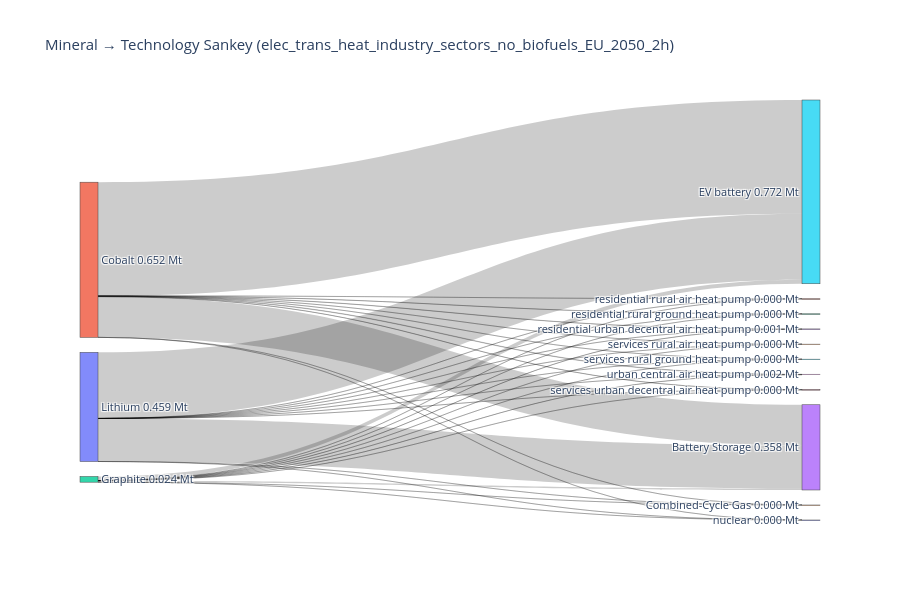

Write notebook code for a chart like this one.
### Code cell
battery_minerals = ["Lithium", "Cobalt", "Graphite"]
network_key = sample_new_2h_2050
df_merged, totals_Mt = compute_mineral_usage(network_key, n, battery_minerals, "Scenario EV SiB", mineral_intensities, tech_scenarios)

# assuming `criticality` DataFrame exists and includes
# "GeoPolRisk Characterization Factor [eq. Kg-Cu/Kg]" and a mineral name column
plot_mineral_to_tech_sankey(
    df_merged,
    battery_minerals,
    tech_col=None,
    network_name=network_key,
    mode='mass',
    # criticality_df=criticality,
    criticality_min_col=None,   # or the actual mineral name column in your `criticality` DF
    criticality_score_col="GeoPolRisk Characterization Factor [eq. Kg-Cu/Kg]",
    fmt_decimals=3
)

### Figure 1 — Plotly figure (JSON) as saved in the notebook; plotly's stock layout.template omitted (floating-point values rounded to 4 significant figures)
{"data": [{"link": {"customdata": ["Lithium → Battery Storage: 0.181 Mt", "Cobalt → Battery Storage: 0.171 Mt", "Graphite → Battery Storage: 0.006 Mt", "Lithium → Combined-Cycle Gas: 0.000 Mt", "Cobalt → Combined-Cycle Gas: 0.000 Mt", "Graphite → Combined-Cycle Gas: 0.000 Mt", "Lithium → EV battery: 0.278 Mt", "Cobalt → EV battery: 0.477 Mt", "Graphite → EV battery: 0.017 Mt", "Lithium → nuclear: 0.000 Mt", "Cobalt → nuclear: 0.000 Mt", "Graphite → nuclear: 0.000 Mt", "Lithium → residential rural air heat pump: 0.000 Mt", "Cobalt → residential rural air heat pump: 0.000 Mt", "Graphite → residential rural air heat pump: 0.000 Mt", "Lithium → residential rural ground heat pump: 0.000 Mt", "Cobalt → residential rural ground heat pump: 0.000 Mt", "Graphite → residential rural ground heat pump: 0.000 Mt", "Lithium → residential urban decentral air heat pump: 0.000 Mt", "Cobalt → residential urban decentral air heat pump: 0.001 Mt", "Graphite → residential urban decentral air heat pump: 0.000 Mt", "Lithium → services rural air heat pump: 0.000 Mt", "Cobalt → services rural air heat pump: 0.000 Mt", "Graphite → services rural air heat pump: 0.000 Mt", "Lithium → services rural ground heat pump: 0.000 Mt", "Cobalt → services rural ground heat pump: 0.000 Mt", "Graphite → services rural ground heat pump: 0.000 Mt", "Lithium → services urban decentral air heat pump: 0.000 Mt", "Cobalt → services urban decentral air heat pump: 0.000 Mt", "Graphite → services urban decentral air heat pump: 0.000 Mt", "Lithium → urban central air heat pump: 0.000 Mt", "Cobalt → urban central air heat pump: 0.002 Mt", "Graphite → urban central air heat pump: 0.000 Mt"], "hovertemplate": "%{customdata}<extra></extra>", "source": [0, 1, 2, 0, 1, 2, 0, 1, 2, 0, 1, 2, 0, 1, 2, 0, 1, 2, 0, 1, 2, 0, 1, 2, 0, 1, 2, 0, 1, 2, 0, 1, 2], "target": [3, 3, 3, 4, 4, 4, 5, 5, 5, 10, 10, 10, 11, 11, 11, 12, 12, 12, 13, 13, 13, 14, 14, 14, 15, 15, 15, 16, 16, 16, 18, 18, 18], "value": [0.1808, 0.1709, 0.006394, 6.396e-07, 9.643e-06, 4.39e-06, 0.2777, 0.4774, 0.01699, 3.281e-07, 1.157e-06, 8.542e-07, 7.244e-06, 0.0001727, 2.109e-05, 1.754e-05, 0.0004182, 5.105e-05, 3.294e-05, 0.0007855, 9.589e-05, 3.564e-06, 8.5e-05, 1.038e-05, 8.919e-06, 0.0002127, 2.596e-05, 1.368e-05, 0.0003261, 3.981e-05, 6.681e-05, 0.001593, 0.0001945]}, "node": {"customdata": [0.4586, 0.6519, 0.02383, 0.3581, 1.467e-05, 0.7721, 0, 0, 0, 0, 2.339e-06, 0.0002011, 0.0004868, 0.0009143, 9.894e-05, 0.0002476, 0.0003796, 0, 0.001854], "hovertemplate": "%{label}<br>Total: %{customdata:.3f}<extra></extra>", "label": ["Lithium\n0.459 Mt", "Cobalt\n0.652 Mt", "Graphite\n0.024 Mt", "Battery Storage\n0.358 Mt", "Combined-Cycle Gas\n0.000 Mt", "EV battery\n0.772 Mt", "Offshore Wind (AC)\n0.000 Mt", "Offshore Wind (DC)\n0.000 Mt", "Onshore Wind\n0.000 Mt", "Solar\n0.000 Mt", "nuclear\n0.000 Mt", "residential rural air heat pump\n0.000 Mt", "residential rural ground heat pump\n0.000 Mt", "residential urban decentral air heat pump\n0.001 Mt", "services rural air heat pump\n0.000 Mt", "services rural ground heat pump\n0.000 Mt", "services urban decentral air heat pump\n0.000 Mt", "solar rooftop\n0.000 Mt", "urban central air heat pump\n0.002 Mt"], "pad": 15, "thickness": 18}, "type": "sankey"}], "layout": {"font": {"size": 11}, "height": 600, "title": {"text": "Mineral → Technology Sankey (elec_trans_heat_industry_sectors_no_biofuels_EU_2050_2h)"}, "width": 900}}
